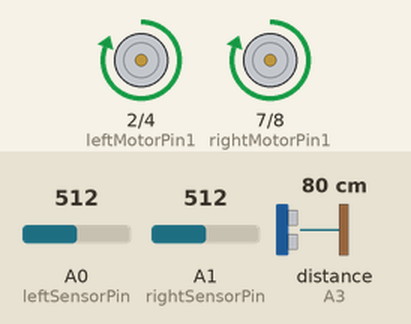
Recording of a sketch running on a simulated Arduino Uno, built with avr-gcc and run on an emulated ATmega328P. Shown: motor-driver pin pairs drawn as motors (green arrow = first pin HIGH = forward, orange = second pin HIGH = backward, longer = more drive). Wiring (inferred from the names in the program): ultrasonic range finder: trigger A2; echo A3. Inputs (shaded band) come from the test bench; at power-on: distance to the obstacle (sensor on A3) 80 cm, A1 (rightSensorPin) = 512, A0 (leftSensorPin) = 512. The echo pulse lasts 58.3 µs per cm.

Above: at 1.2 s.
1.3 s: distance to the obstacle (sensor on A3) set to 12 cm
2.8 s: distance to the obstacle (sensor on A3) set to 9 cm
At 3.5 s:
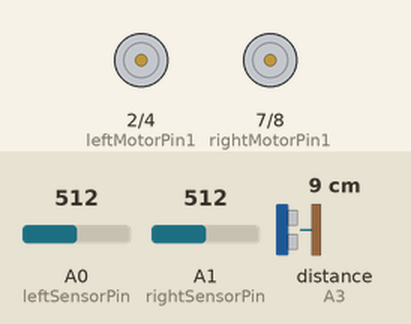
5.8 s: distance to the obstacle (sensor on A3) set to 18 cm
At 6.6 s:
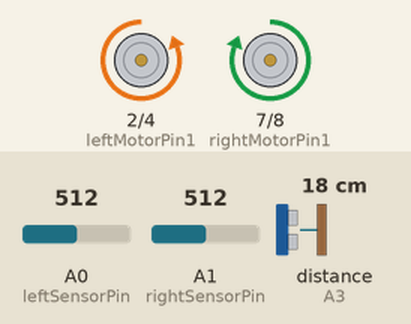
8.3 s: A1 (rightSensorPin) set to 484
At 8.9 s:
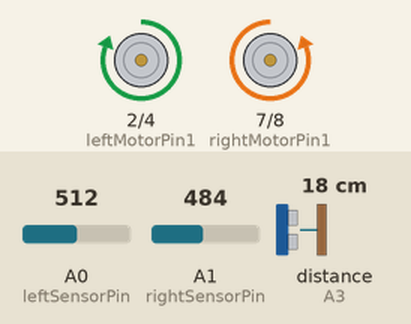
9.8 s: A1 (rightSensorPin) set to 510
At 11.2 s:
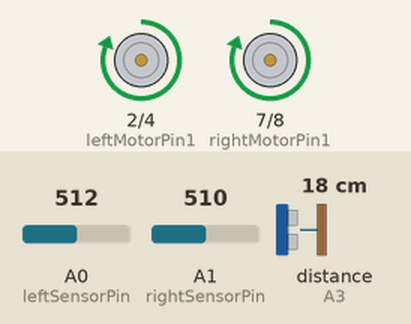
Timing chart, 0 to 12.3 s (numbered marks = the images above; inputs shaded):
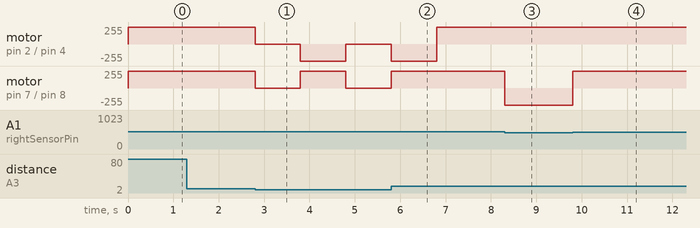

Measured:
- the behaviour switches between 11 and 10 cm on distance to the obstacle (sensor on A3) (found by bisection; images 0 and 1)
- the behaviour switches between 500 and 499 on A1 (rightSensorPin) (found by bisection; images 2 and 3)
- after the input at 1.3 s, every drawn part: stays the same
- after the input at 2.8 s, motor on pin 2 (leftMotorPin1) / pin 4 (leftMotorPin2): forward 255/255 → stopped at once, → backward 255/255 1.0 s later, → stopped 1.0 s later; motor on pin 7 (rightMotorPin1) / pin 8 (rightMotorPin2): forward 255/255 → stopped at once, → forward 255/255 1.0 s later, → stopped 1.0 s later
- after the input at 5.8 s, motor on pin 7 (rightMotorPin1) / pin 8 (rightMotorPin2): goes on until 5.8 s, then stays forward 255/255
- after the input at 8.3 s, motor on pin 7 (rightMotorPin1) / pin 8 (rightMotorPin2): forward 255/255 → backward 255/255 at once
- after the input at 9.8 s, motor on pin 7 (rightMotorPin1) / pin 8 (rightMotorPin2): backward 255/255 → forward 255/255 at once

The sketch:

sketch_dec27a.ino
```cpp
// Pin configuration
const int leftMotorPin1 = 2;
const int leftMotorPin2 = 4;
const int rightMotorPin1 = 7;
const int rightMotorPin2 = 8;
const int leftSensorPin = A0; // Analog input for left infrared sensor (HW201)
const int rightSensorPin = A1; // Analog input for right infrared sensor (HW201)
const int trigPin = A2; // Trigger pin for HC-SR04
const int echoPin = A3; // Echo pin for HC-SR04

void setup() {
  // Motor control pins
  pinMode(leftMotorPin1, OUTPUT);
  pinMode(leftMotorPin2, OUTPUT);
  pinMode(rightMotorPin1, OUTPUT);
  pinMode(rightMotorPin2, OUTPUT);

  // Sensor pins
  pinMode(leftSensorPin, INPUT);
  pinMode(rightSensorPin, INPUT);

  // HC-SR04 pins
  pinMode(trigPin, OUTPUT);
  pinMode(echoPin, INPUT);

  Serial.begin(9600);
}

void loop() {
  // Read sensor values
  int leftSensorValue = analogRead(leftSensorPin);
  int rightSensorValue = analogRead(rightSensorPin);

  // Read distance from HC-SR04
  int distance = getDistance();

  // Line following logic
  if (leftSensorValue < 500 && rightSensorValue > 500) {
    // Turn left
    turnLeft();
  } else if (leftSensorValue > 500 && rightSensorValue < 500) {
    // Turn right
    turnRight();
  } else {
    // Move forward
    moveForward();
  }

  // Obstacle avoidance logic
  if (distance < 10) {
    // Obstacle detected, stop and turn around
    stopRobot();
    delay(1000); // Adjust delay as needed
    turnAround();
  }
}

void moveForward() {
  digitalWrite(leftMotorPin1, HIGH);
  digitalWrite(leftMotorPin2, LOW);
  digitalWrite(rightMotorPin1, HIGH);
  digitalWrite(rightMotorPin2, LOW);
}

void turnLeft() {
  digitalWrite(leftMotorPin1, LOW);
  digitalWrite(leftMotorPin2, HIGH);
  digitalWrite(rightMotorPin1, HIGH);
  digitalWrite(rightMotorPin2, LOW);
}

void turnRight() {
  digitalWrite(leftMotorPin1, HIGH);
  digitalWrite(leftMotorPin2, LOW);
  digitalWrite(rightMotorPin1, LOW);
  digitalWrite(rightMotorPin2, HIGH);
}

void stopRobot() {
  digitalWrite(leftMotorPin1, LOW);
  digitalWrite(leftMotorPin2, LOW);
  digitalWrite(rightMotorPin1, LOW);
  digitalWrite(rightMotorPin2, LOW);
}

void turnAround() {
  // Stop and turn around
  digitalWrite(leftMotorPin1, LOW);
  digitalWrite(leftMotorPin2, LOW);
  digitalWrite(rightMotorPin1, LOW);
  digitalWrite(rightMotorPin2, LOW);

  // Turn around (e.g., reverse one motor)
  digitalWrite(leftMotorPin1, LOW);
  digitalWrite(leftMotorPin2, HIGH);
  digitalWrite(rightMotorPin1, HIGH);
  digitalWrite(rightMotorPin2, LOW);

  delay(1000); // Adjust delay for turning around
  stopRobot();
}

int getDistance() {
  digitalWrite(trigPin, LOW);
  delayMicroseconds(2);
  digitalWrite(trigPin, HIGH);
  delayMicroseconds(10);
  digitalWrite(trigPin, LOW);

  long duration = pulseIn(echoPin, HIGH);
  int distance = duration * 0.034 / 2;

  return distance;
}
```
